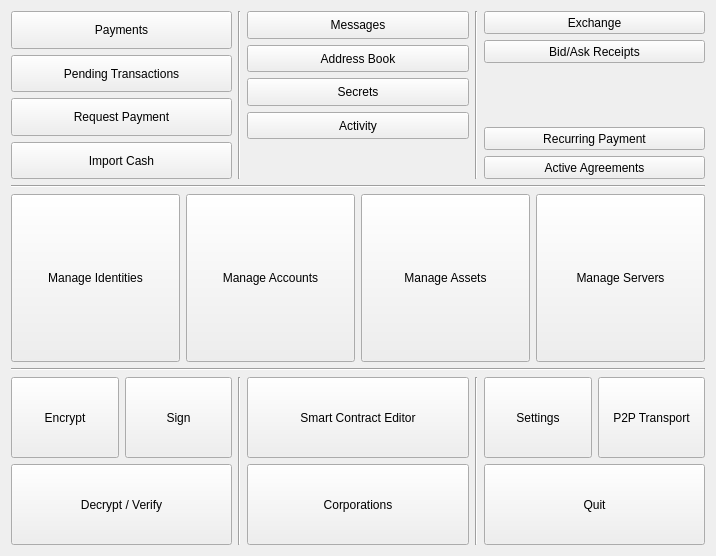
<?xml version="1.0" encoding="UTF-8"?>
<ui version="4.0">
 <class>DlgMenu</class>
 <widget class="QDialog" name="DlgMenu">
  <property name="geometry">
   <rect>
    <x>0</x>
    <y>0</y>
    <width>716</width>
    <height>556</height>
   </rect>
  </property>
  <property name="windowTitle">
   <string>Main Navigation</string>
  </property>
  <layout class="QVBoxLayout" name="verticalLayout_5">
   <item>
    <layout class="QHBoxLayout" name="horizontalLayout_3">
     <item>
      <layout class="QVBoxLayout" name="verticalLayout_4">
       <item>
        <widget class="QToolButton" name="toolButton_payments">
         <property name="sizePolicy">
          <sizepolicy hsizetype="Expanding" vsizetype="Expanding">
           <horstretch>0</horstretch>
           <verstretch>0</verstretch>
          </sizepolicy>
         </property>
         <property name="text">
          <string>Payments</string>
         </property>
         <property name="icon">
          <iconset resource="../resource.qrc">
           <normaloff>:/icons/icons/fistful_of_cash_72.png</normaloff>:/icons/icons/fistful_of_cash_72.png</iconset>
         </property>
         <property name="iconSize">
          <size>
           <width>64</width>
           <height>64</height>
          </size>
         </property>
         <property name="toolButtonStyle">
          <enum>Qt::ToolButtonTextBesideIcon</enum>
         </property>
        </widget>
       </item>
       <item>
        <widget class="QToolButton" name="toolButton_pending">
         <property name="sizePolicy">
          <sizepolicy hsizetype="Expanding" vsizetype="Expanding">
           <horstretch>0</horstretch>
           <verstretch>0</verstretch>
          </sizepolicy>
         </property>
         <property name="text">
          <string>Pending Transactions</string>
         </property>
         <property name="icon">
          <iconset resource="../resource.qrc">
           <normaloff>:/icons/icons/pending.png</normaloff>:/icons/icons/pending.png</iconset>
         </property>
         <property name="iconSize">
          <size>
           <width>48</width>
           <height>48</height>
          </size>
         </property>
         <property name="toolButtonStyle">
          <enum>Qt::ToolButtonTextBesideIcon</enum>
         </property>
        </widget>
       </item>
       <item>
        <widget class="QToolButton" name="toolButton_requestPayment">
         <property name="sizePolicy">
          <sizepolicy hsizetype="Expanding" vsizetype="Expanding">
           <horstretch>0</horstretch>
           <verstretch>0</verstretch>
          </sizepolicy>
         </property>
         <property name="text">
          <string>Request Payment</string>
         </property>
         <property name="icon">
          <iconset resource="../resource.qrc">
           <normaloff>:/icons/icons/request.png</normaloff>:/icons/icons/request.png</iconset>
         </property>
         <property name="iconSize">
          <size>
           <width>64</width>
           <height>64</height>
          </size>
         </property>
         <property name="toolButtonStyle">
          <enum>Qt::ToolButtonTextBesideIcon</enum>
         </property>
        </widget>
       </item>
       <item>
        <widget class="QToolButton" name="toolButton_importCash">
         <property name="sizePolicy">
          <sizepolicy hsizetype="Expanding" vsizetype="Expanding">
           <horstretch>0</horstretch>
           <verstretch>0</verstretch>
          </sizepolicy>
         </property>
         <property name="text">
          <string>Import Cash</string>
         </property>
         <property name="icon">
          <iconset resource="../resource.qrc">
           <normaloff>:/icons/icons/green_up_arrow.png</normaloff>:/icons/icons/green_up_arrow.png</iconset>
         </property>
         <property name="iconSize">
          <size>
           <width>64</width>
           <height>64</height>
          </size>
         </property>
         <property name="toolButtonStyle">
          <enum>Qt::ToolButtonTextBesideIcon</enum>
         </property>
        </widget>
       </item>
      </layout>
     </item>
     <item>
      <widget class="Line" name="line_5">
       <property name="orientation">
        <enum>Qt::Vertical</enum>
       </property>
      </widget>
     </item>
     <item>
      <layout class="QVBoxLayout" name="verticalLayout">
       <item>
        <widget class="QToolButton" name="toolButton_messages">
         <property name="sizePolicy">
          <sizepolicy hsizetype="Expanding" vsizetype="Expanding">
           <horstretch>0</horstretch>
           <verstretch>0</verstretch>
          </sizepolicy>
         </property>
         <property name="layoutDirection">
          <enum>Qt::LeftToRight</enum>
         </property>
         <property name="text">
          <string>Messages</string>
         </property>
         <property name="icon">
          <iconset resource="../resource.qrc">
           <normaloff>:/icons/icons/pencil.png</normaloff>:/icons/icons/pencil.png</iconset>
         </property>
         <property name="iconSize">
          <size>
           <width>64</width>
           <height>64</height>
          </size>
         </property>
         <property name="toolButtonStyle">
          <enum>Qt::ToolButtonTextBesideIcon</enum>
         </property>
        </widget>
       </item>
       <item>
        <widget class="QToolButton" name="toolButton_contacts">
         <property name="sizePolicy">
          <sizepolicy hsizetype="Expanding" vsizetype="Expanding">
           <horstretch>0</horstretch>
           <verstretch>0</verstretch>
          </sizepolicy>
         </property>
         <property name="text">
          <string>Address Book</string>
         </property>
         <property name="icon">
          <iconset resource="../resource.qrc">
           <normaloff>:/icons/icons/rolodex_small.png</normaloff>:/icons/icons/rolodex_small.png</iconset>
         </property>
         <property name="iconSize">
          <size>
           <width>64</width>
           <height>64</height>
          </size>
         </property>
         <property name="toolButtonStyle">
          <enum>Qt::ToolButtonTextBesideIcon</enum>
         </property>
        </widget>
       </item>
       <item>
        <widget class="QToolButton" name="toolButton_secrets">
         <property name="sizePolicy">
          <sizepolicy hsizetype="Expanding" vsizetype="Expanding">
           <horstretch>0</horstretch>
           <verstretch>0</verstretch>
          </sizepolicy>
         </property>
         <property name="text">
          <string>Secrets</string>
         </property>
         <property name="icon">
          <iconset resource="../resource.qrc">
           <normaloff>:/icons/icons/safe_box.png</normaloff>:/icons/icons/safe_box.png</iconset>
         </property>
         <property name="iconSize">
          <size>
           <width>64</width>
           <height>64</height>
          </size>
         </property>
         <property name="toolButtonStyle">
          <enum>Qt::ToolButtonTextBesideIcon</enum>
         </property>
        </widget>
       </item>
       <item>
        <widget class="QToolButton" name="toolButton_activity">
         <property name="sizePolicy">
          <sizepolicy hsizetype="Expanding" vsizetype="Expanding">
           <horstretch>0</horstretch>
           <verstretch>0</verstretch>
          </sizepolicy>
         </property>
         <property name="text">
          <string>Activity</string>
         </property>
        </widget>
       </item>
       <item>
        <spacer name="verticalSpacer_2">
         <property name="orientation">
          <enum>Qt::Vertical</enum>
         </property>
         <property name="sizeHint" stdset="0">
          <size>
           <width>20</width>
           <height>40</height>
          </size>
         </property>
        </spacer>
       </item>
      </layout>
     </item>
     <item>
      <widget class="Line" name="line">
       <property name="orientation">
        <enum>Qt::Vertical</enum>
       </property>
      </widget>
     </item>
     <item>
      <layout class="QVBoxLayout" name="verticalLayout_2">
       <item>
        <widget class="QToolButton" name="toolButton_markets">
         <property name="sizePolicy">
          <sizepolicy hsizetype="Expanding" vsizetype="Expanding">
           <horstretch>0</horstretch>
           <verstretch>0</verstretch>
          </sizepolicy>
         </property>
         <property name="text">
          <string>Exchange</string>
         </property>
         <property name="icon">
          <iconset resource="../resource.qrc">
           <normaloff>:/icons/markets</normaloff>:/icons/markets</iconset>
         </property>
         <property name="iconSize">
          <size>
           <width>64</width>
           <height>64</height>
          </size>
         </property>
         <property name="toolButtonStyle">
          <enum>Qt::ToolButtonTextBesideIcon</enum>
         </property>
        </widget>
       </item>
       <item>
        <widget class="QToolButton" name="toolButton_trade_archive">
         <property name="sizePolicy">
          <sizepolicy hsizetype="Expanding" vsizetype="Expanding">
           <horstretch>0</horstretch>
           <verstretch>0</verstretch>
          </sizepolicy>
         </property>
         <property name="text">
          <string>Bid/Ask Receipts</string>
         </property>
         <property name="icon">
          <iconset resource="../resource.qrc">
           <normaloff>:/icons/overview</normaloff>:/icons/overview</iconset>
         </property>
         <property name="iconSize">
          <size>
           <width>64</width>
           <height>64</height>
          </size>
         </property>
         <property name="toolButtonStyle">
          <enum>Qt::ToolButtonTextBesideIcon</enum>
         </property>
        </widget>
       </item>
       <item>
        <spacer name="verticalSpacer">
         <property name="orientation">
          <enum>Qt::Vertical</enum>
         </property>
         <property name="sizeHint" stdset="0">
          <size>
           <width>20</width>
           <height>58</height>
          </size>
         </property>
        </spacer>
       </item>
       <item>
        <widget class="QToolButton" name="toolButton_recurringPayment">
         <property name="sizePolicy">
          <sizepolicy hsizetype="Expanding" vsizetype="Expanding">
           <horstretch>0</horstretch>
           <verstretch>0</verstretch>
          </sizepolicy>
         </property>
         <property name="text">
          <string>Recurring Payment</string>
         </property>
         <property name="icon">
          <iconset resource="../resource.qrc">
           <normaloff>:/icons/icons/timer.png</normaloff>:/icons/icons/timer.png</iconset>
         </property>
         <property name="iconSize">
          <size>
           <width>48</width>
           <height>48</height>
          </size>
         </property>
         <property name="toolButtonStyle">
          <enum>Qt::ToolButtonTextBesideIcon</enum>
         </property>
        </widget>
       </item>
       <item>
        <widget class="QToolButton" name="toolButton_liveAgreements">
         <property name="sizePolicy">
          <sizepolicy hsizetype="Expanding" vsizetype="Expanding">
           <horstretch>0</horstretch>
           <verstretch>0</verstretch>
          </sizepolicy>
         </property>
         <property name="text">
          <string>Active Agreements</string>
         </property>
         <property name="icon">
          <iconset resource="../resource.qrc">
           <normaloff>:/icons/agreements</normaloff>:/icons/agreements</iconset>
         </property>
         <property name="iconSize">
          <size>
           <width>64</width>
           <height>64</height>
          </size>
         </property>
         <property name="toolButtonStyle">
          <enum>Qt::ToolButtonTextBesideIcon</enum>
         </property>
        </widget>
       </item>
      </layout>
     </item>
    </layout>
   </item>
   <item>
    <widget class="Line" name="line_3">
     <property name="orientation">
      <enum>Qt::Horizontal</enum>
     </property>
    </widget>
   </item>
   <item>
    <layout class="QHBoxLayout" name="horizontalLayout_2">
     <item>
      <widget class="QToolButton" name="toolButton_manageNyms">
       <property name="sizePolicy">
        <sizepolicy hsizetype="Expanding" vsizetype="Expanding">
         <horstretch>0</horstretch>
         <verstretch>0</verstretch>
        </sizepolicy>
       </property>
       <property name="text">
        <string>Manage Identities</string>
       </property>
       <property name="icon">
        <iconset resource="../resource.qrc">
         <normaloff>:/icons/icons/qrcode_scan.png</normaloff>:/icons/icons/qrcode_scan.png</iconset>
       </property>
       <property name="iconSize">
        <size>
         <width>64</width>
         <height>64</height>
        </size>
       </property>
       <property name="toolButtonStyle">
        <enum>Qt::ToolButtonTextBesideIcon</enum>
       </property>
      </widget>
     </item>
     <item>
      <widget class="QToolButton" name="toolButton_manageAccounts">
       <property name="sizePolicy">
        <sizepolicy hsizetype="Expanding" vsizetype="Expanding">
         <horstretch>0</horstretch>
         <verstretch>0</verstretch>
        </sizepolicy>
       </property>
       <property name="text">
        <string>Manage Accounts</string>
       </property>
       <property name="icon">
        <iconset resource="../resource.qrc">
         <normaloff>:/icons/icons/vault.png</normaloff>:/icons/icons/vault.png</iconset>
       </property>
       <property name="iconSize">
        <size>
         <width>64</width>
         <height>64</height>
        </size>
       </property>
       <property name="toolButtonStyle">
        <enum>Qt::ToolButtonTextBesideIcon</enum>
       </property>
      </widget>
     </item>
     <item>
      <widget class="QToolButton" name="toolButton_manageAssets">
       <property name="sizePolicy">
        <sizepolicy hsizetype="Expanding" vsizetype="Expanding">
         <horstretch>0</horstretch>
         <verstretch>0</verstretch>
        </sizepolicy>
       </property>
       <property name="text">
        <string>Manage Assets</string>
       </property>
       <property name="icon">
        <iconset resource="../resource.qrc">
         <normaloff>:/icons/icons/assets.png</normaloff>:/icons/icons/assets.png</iconset>
       </property>
       <property name="iconSize">
        <size>
         <width>64</width>
         <height>64</height>
        </size>
       </property>
       <property name="toolButtonStyle">
        <enum>Qt::ToolButtonTextBesideIcon</enum>
       </property>
      </widget>
     </item>
     <item>
      <widget class="QToolButton" name="toolButton_manageServers">
       <property name="sizePolicy">
        <sizepolicy hsizetype="Expanding" vsizetype="Expanding">
         <horstretch>0</horstretch>
         <verstretch>0</verstretch>
        </sizepolicy>
       </property>
       <property name="text">
        <string>Manage Servers</string>
       </property>
       <property name="icon">
        <iconset resource="../resource.qrc">
         <normaloff>:/icons/server</normaloff>:/icons/server</iconset>
       </property>
       <property name="iconSize">
        <size>
         <width>64</width>
         <height>64</height>
        </size>
       </property>
       <property name="toolButtonStyle">
        <enum>Qt::ToolButtonTextBesideIcon</enum>
       </property>
      </widget>
     </item>
    </layout>
   </item>
   <item>
    <widget class="Line" name="line_7">
     <property name="orientation">
      <enum>Qt::Horizontal</enum>
     </property>
    </widget>
   </item>
   <item>
    <layout class="QHBoxLayout" name="horizontalLayout">
     <item>
      <layout class="QGridLayout" name="gridLayout">
       <item row="0" column="0">
        <widget class="QToolButton" name="toolButton_encrypt">
         <property name="sizePolicy">
          <sizepolicy hsizetype="Expanding" vsizetype="Expanding">
           <horstretch>0</horstretch>
           <verstretch>0</verstretch>
          </sizepolicy>
         </property>
         <property name="maximumSize">
          <size>
           <width>16777215</width>
           <height>10000</height>
          </size>
         </property>
         <property name="text">
          <string>Encrypt</string>
         </property>
         <property name="icon">
          <iconset resource="../resource.qrc">
           <normaloff>:/icons/icons/lock.png</normaloff>:/icons/icons/lock.png</iconset>
         </property>
         <property name="iconSize">
          <size>
           <width>16</width>
           <height>16</height>
          </size>
         </property>
         <property name="toolButtonStyle">
          <enum>Qt::ToolButtonTextBesideIcon</enum>
         </property>
         <property name="autoRaise">
          <bool>false</bool>
         </property>
        </widget>
       </item>
       <item row="0" column="1">
        <widget class="QToolButton" name="toolButton_sign">
         <property name="sizePolicy">
          <sizepolicy hsizetype="Expanding" vsizetype="Expanding">
           <horstretch>0</horstretch>
           <verstretch>0</verstretch>
          </sizepolicy>
         </property>
         <property name="maximumSize">
          <size>
           <width>16777215</width>
           <height>100000</height>
          </size>
         </property>
         <property name="text">
          <string>Sign</string>
         </property>
         <property name="icon">
          <iconset resource="../resource.qrc">
           <normaloff>:/icons/icons/signature-small.png</normaloff>:/icons/icons/signature-small.png</iconset>
         </property>
         <property name="iconSize">
          <size>
           <width>16</width>
           <height>16</height>
          </size>
         </property>
         <property name="toolButtonStyle">
          <enum>Qt::ToolButtonTextBesideIcon</enum>
         </property>
        </widget>
       </item>
       <item row="1" column="0" colspan="2">
        <widget class="QToolButton" name="toolButton_decrypt">
         <property name="sizePolicy">
          <sizepolicy hsizetype="Expanding" vsizetype="Expanding">
           <horstretch>0</horstretch>
           <verstretch>0</verstretch>
          </sizepolicy>
         </property>
         <property name="text">
          <string>Decrypt / Verify</string>
         </property>
         <property name="icon">
          <iconset resource="../resource.qrc">
           <normaloff>:/icons/icons/padlock_open.png</normaloff>:/icons/icons/padlock_open.png</iconset>
         </property>
         <property name="iconSize">
          <size>
           <width>16</width>
           <height>16</height>
          </size>
         </property>
         <property name="toolButtonStyle">
          <enum>Qt::ToolButtonTextBesideIcon</enum>
         </property>
        </widget>
       </item>
      </layout>
     </item>
     <item>
      <widget class="Line" name="line_4">
       <property name="orientation">
        <enum>Qt::Vertical</enum>
       </property>
      </widget>
     </item>
     <item>
      <layout class="QVBoxLayout" name="verticalLayout_3">
       <item>
        <widget class="QToolButton" name="toolButton_smartContracts">
         <property name="sizePolicy">
          <sizepolicy hsizetype="Expanding" vsizetype="Expanding">
           <horstretch>0</horstretch>
           <verstretch>0</verstretch>
          </sizepolicy>
         </property>
         <property name="text">
          <string>Smart Contract Editor</string>
         </property>
         <property name="icon">
          <iconset resource="../resource.qrc">
           <normaloff>:/icons/icons/smart_contract_64.png</normaloff>:/icons/icons/smart_contract_64.png</iconset>
         </property>
         <property name="toolButtonStyle">
          <enum>Qt::ToolButtonTextBesideIcon</enum>
         </property>
        </widget>
       </item>
       <item>
        <widget class="QToolButton" name="toolButton_Corporations">
         <property name="sizePolicy">
          <sizepolicy hsizetype="Expanding" vsizetype="Expanding">
           <horstretch>0</horstretch>
           <verstretch>0</verstretch>
          </sizepolicy>
         </property>
         <property name="text">
          <string>Corporations</string>
         </property>
        </widget>
       </item>
      </layout>
     </item>
     <item>
      <widget class="Line" name="line_6">
       <property name="orientation">
        <enum>Qt::Vertical</enum>
       </property>
      </widget>
     </item>
     <item>
      <layout class="QGridLayout" name="gridLayout_2">
       <item row="0" column="0">
        <widget class="QToolButton" name="toolButton_settings">
         <property name="sizePolicy">
          <sizepolicy hsizetype="Expanding" vsizetype="Expanding">
           <horstretch>0</horstretch>
           <verstretch>0</verstretch>
          </sizepolicy>
         </property>
         <property name="text">
          <string>Settings</string>
         </property>
        </widget>
       </item>
       <item row="0" column="1">
        <widget class="QToolButton" name="toolButton_transport">
         <property name="sizePolicy">
          <sizepolicy hsizetype="Expanding" vsizetype="Expanding">
           <horstretch>0</horstretch>
           <verstretch>0</verstretch>
          </sizepolicy>
         </property>
         <property name="text">
          <string>P2P Transport</string>
         </property>
         <property name="icon">
          <iconset resource="../resource.qrc">
           <normaloff>:/icons/icons/p2p.png</normaloff>:/icons/icons/p2p.png</iconset>
         </property>
         <property name="iconSize">
          <size>
           <width>16</width>
           <height>16</height>
          </size>
         </property>
         <property name="toolButtonStyle">
          <enum>Qt::ToolButtonTextBesideIcon</enum>
         </property>
        </widget>
       </item>
       <item row="1" column="0" colspan="2">
        <widget class="QToolButton" name="toolButton_quit">
         <property name="sizePolicy">
          <sizepolicy hsizetype="Expanding" vsizetype="Expanding">
           <horstretch>0</horstretch>
           <verstretch>0</verstretch>
          </sizepolicy>
         </property>
         <property name="text">
          <string>Quit</string>
         </property>
        </widget>
       </item>
      </layout>
     </item>
    </layout>
   </item>
  </layout>
 </widget>
 <resources>
  <include location="../resource.qrc"/>
 </resources>
 <connections/>
</ui>
